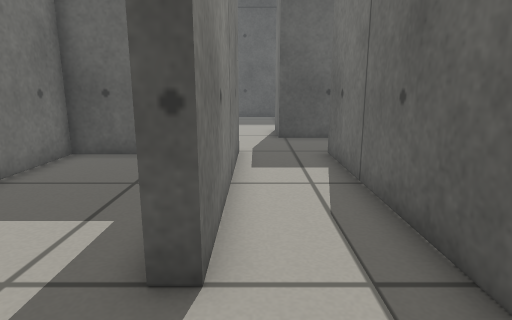
[1] (above)

17 first-person views from a walk through a robot-simulator world made for Gazebo. The camera is 0.52 m above the floor, tilts 12° down and sees 75° across. The floor is counted in squares, 0.25 m on a side. Each view is taken from the middle of a square. On the plan, view 1 faces up. The plan holds only what a view shows up to about 18 squares ahead; the rest is blank.

[2]
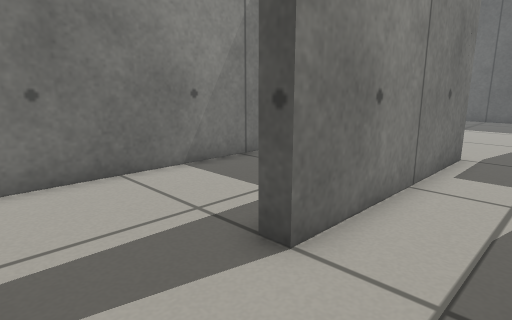

[3]
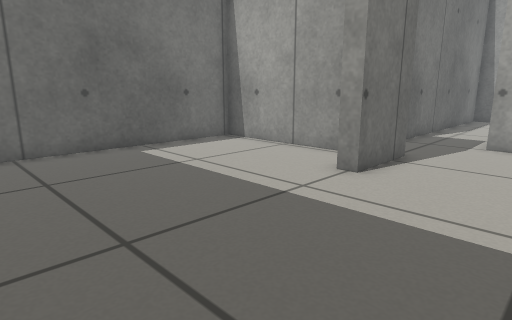

[4]
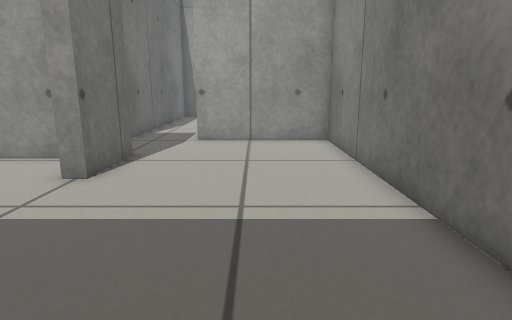

[5]
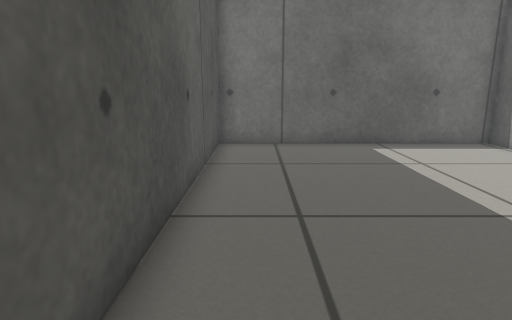

[6]
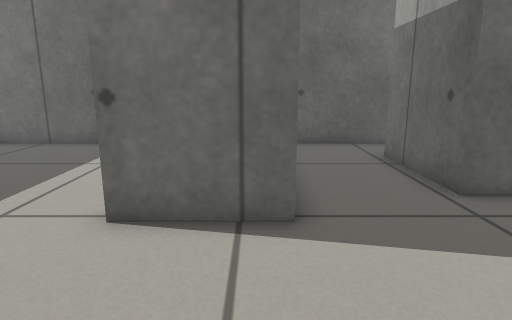

[7]
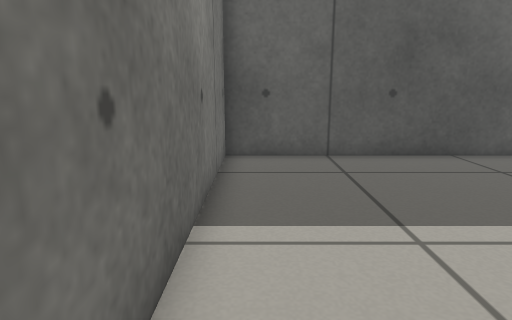

[8]
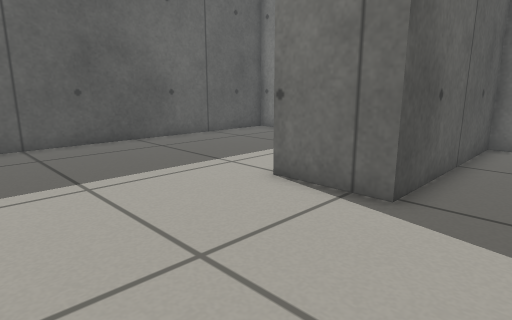

[9]
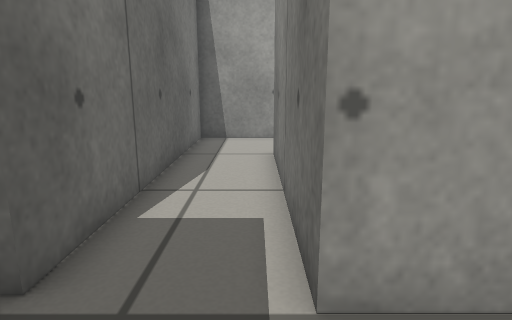

[10]
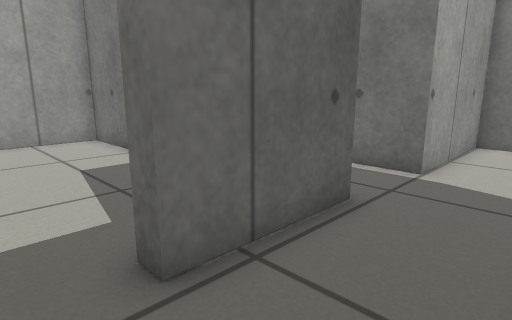

[11]
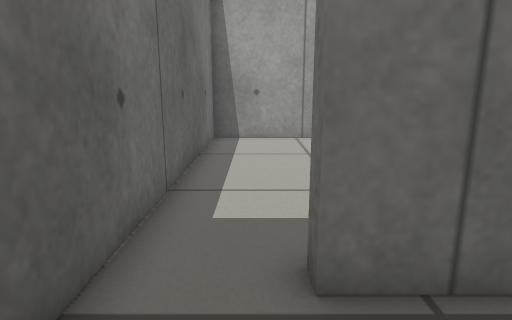

[12]
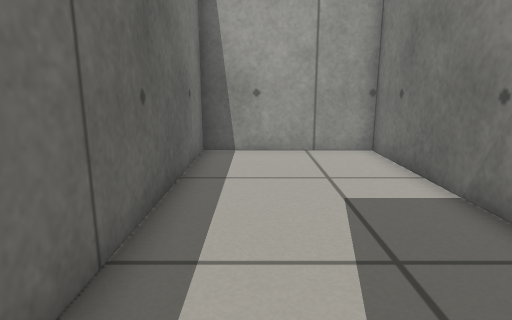

[13]
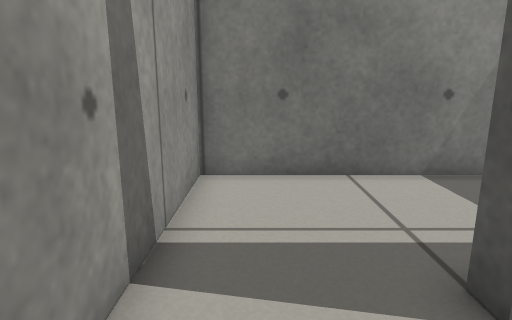

[14]
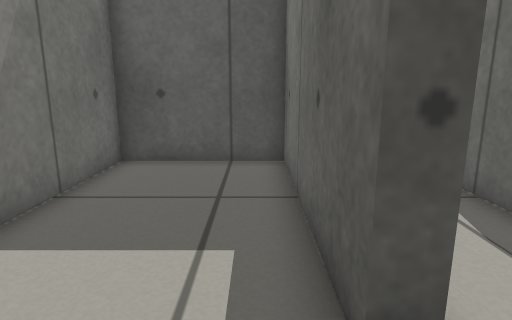

[15]
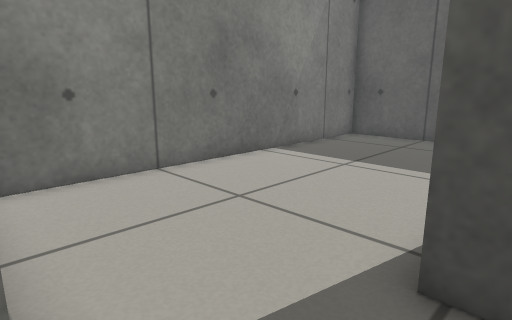

[16]
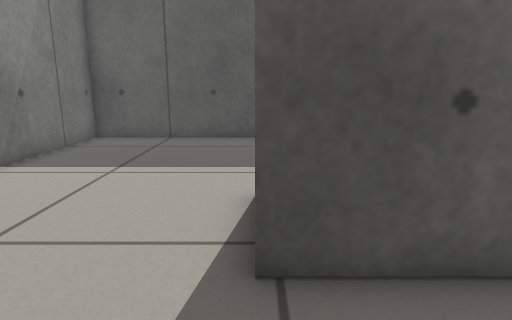

[17]
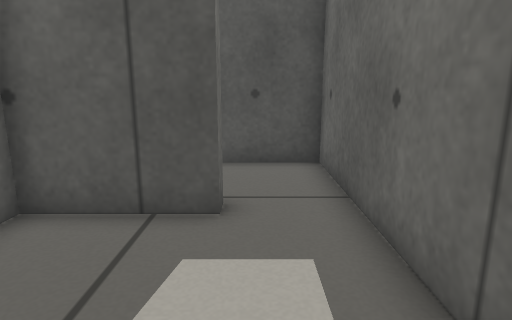

### Floor plan
Points are (right, up) in squares from view 1. A wall is a line through its corners. A room is listed if a view was taken in it or the views show most of it. See-through windows are left out.
Room 1 (views 1, 2, 3, 4, 5, 6, 7, 8, 9, 10, 11, 12, 13, 15, 16)
walls: (3, 15) (8.8, 15) (8.8, 25.4) (-6, 25.4) (-6, 11.2) (-0.6, 11.2) (-0.6, 3.2); (8.8, 9.5) (8.8, 14.4) (1, 14.4) (1, 17.4) (1.6, 17.4); (-0.6, -0.4) (2.4, -0.4) (2.4, 10.9) (6.4, 10.9) (6.4, 10.3)
ways out: opening at (-1, 1.5) to room 2; opening at (7.5, 10.5) to room 3
Room 2 (view 14)
walls: (-0.6, 3.2) (-1.2, 3.2) (-1.2, 10.6) (-6, 10.6) (-6, -0.4) (-0.6, -0.4)
ways out: opening at (-1, 1.5) to room 1
Room 3 (view 17)
walls: (3, 6.1) (3, -0.4) (8.8, -0.4) (8.8, 9.5); (6.4, 10.3) (3, 10.3)
ways out: opening at (7.5, 10.5) to room 1

Positions as (right, up) in squares from view 1, and headings:
1: (0, 0), facing up
2: (2, 0), facing up-left
3: (-3, 25), facing down-right
4: (-3, 25), facing down
5: (-4, 24), facing right
6: (-4, 15), facing right
7: (-5, 15), facing up
8: (-5, 12), facing up-right
9: (0, 14), facing down
10: (8, 14), facing down-left
11: (7, 14), facing down
12: (7, 11), facing down
13: (2, 1), facing left
14: (-2, 1), facing up
15: (2, 11), facing up-left
16: (1, 11), facing up
17: (7, 5), facing up
